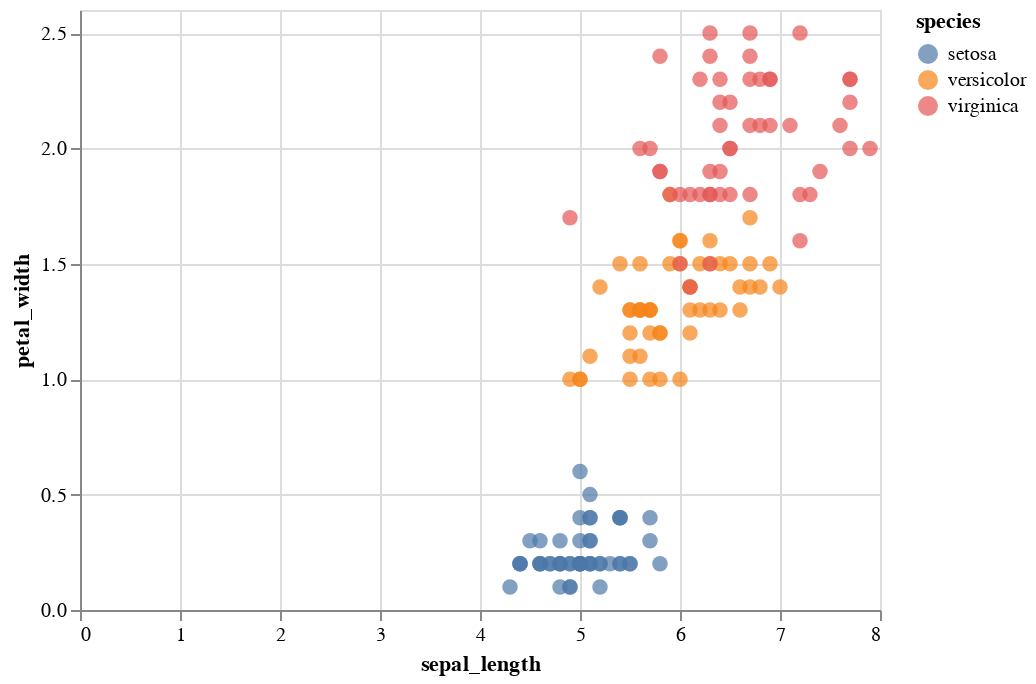

Notebook code cell kept with this figure:
### Code cell
alt.Chart(db).mark_circle(size=60).encode(
    x='sepal_length',
    y='petal_width',
    color='species',
    tooltip=['sepal_length','petal_width','species']
).interactive()

### Figure 1 — Vega-Lite specification as saved in the notebook (floating-point values rounded to 4 significant figures; data arrays with more than 128 entries replaced by an {"elided": "..."} marker saying what was removed)
{"config": {"view": {"continuousWidth": 400, "continuousHeight": 300}}, "data": {"name": "data-a4bd480ea976f54878a155ce12ba18ce"}, "mark": {"type": "circle", "size": 60}, "encoding": {"color": {"type": "nominal", "field": "species"}, "tooltip": [{"type": "quantitative", "field": "sepal_length"}, {"type": "quantitative", "field": "petal_width"}, {"type": "nominal", "field": "species"}], "x": {"type": "quantitative", "field": "sepal_length"}, "y": {"type": "quantitative", "field": "petal_width"}}, "selection": {"selector009": {"type": "interval", "bind": "scales", "encodings": ["x", "y"]}}, "$schema": "https://vega.github.io/schema/vega-lite/v4.8.1.json", "datasets": {"data-a4bd480ea976f54878a155ce12ba18ce": {"elided": "150 records"}}}
